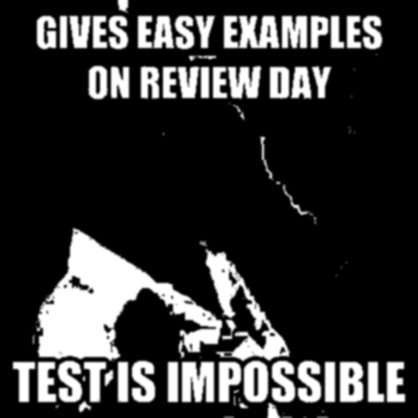
#> input picture test/memeReader/examples/test_impossible_418-418.jpeg, 418 x 418 px
$ python bounding-boxes-example.py   (older library calls are emulated)
#> lines starting #> are read from the running program, lines starting #| are printed output that depends on the picture; after the words box and inside, x2 and y2 are one past the last pixel; in counts of white or black regions, pixels touching at a corner belong together
import cv2

# [4 lines of commented-out code are left out]
im = cv2.imread('test_impossible_418-418.jpeg', 0)
#> im is the input picture: shape (418, 418); min 0, max 255, mean 51.2

#gray=cv2.cvtColor(im,cv2.COLOR_BGR2GRAY)
#im2, contours,hierarchy = cv2.findContours(gray,cv2.RETR_LIST,cv2.CHAIN_APPROX_SIMPLE)

ret,thresh = cv2.threshold(im,127,255,0)
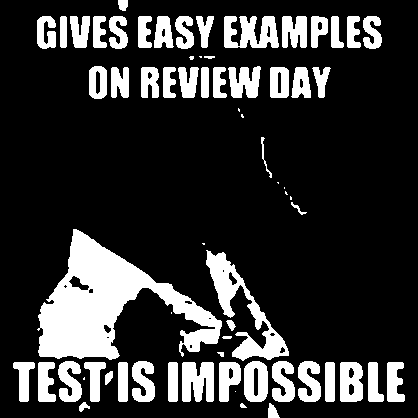
#> thresh: shape (418, 418); 19.9% white; 67 white regions (12 under 20 px)
im,contours,hierarchy = cv2.findContours(thresh, 1, 2)
#> contours = 90 contours, 22 with area under 20; largest, box (x1, y1, x2, y2) and area: (37, 229, 222, 360) 10081, (206, 250, 289, 361) 2470, (224, 16, 279, 48) 1118, (182, 362, 214, 402) 968, (244, 361, 268, 402) 839

im = cv2.cvtColor(im, cv2.COLOR_GRAY2BGR)
#> im: shape (418, 418, 3); 19.9% white; 67 white regions (12 under 20 px), largest, box (x1, y1, x2, y2) and area: (37, 229, 222, 360) 10220, (206, 250, 289, 361) 2609, (224, 16, 279, 48) 1247

idx =0
for cnt in contours:
    idx += 1
    x,y,w,h = cv2.boundingRect(cnt)
    roi=im[y:y+h,x:x+w]
    cv2.imwrite('./dummy/' + str(idx) + '.jpg', roi)
    cv2.rectangle(im,(x,y),(x+w,y+h),(0,200,0),2)
#> this loop made 90 passes
#> (x, y, w, h) on passes 1, 2, 3, 5, 7, 8, 9, 10, 11, 12, 13, 14: (268, 403, 12, 15), (240, 403, 7, 5), (79, 402, 11, 10), (348, 383, 7, 13), (105, 371, 8, 14), (348, 367, 7, 12), (253, 367, 6, 30), (228, 367, 6, 13), (387, 362, 18, 40), (368, 362, 16, 40), (340, 362, 23, 40), (325, 362, 10, 40)
#> (cnt, x, y, w, h) on passes 6, 39, 44, 47, 50, 53: ([[84, 377], [83, 378], [83, 379], [84, 379]], 83, 377, 2, 3), ([[65, 284], [67, 286], [65, 288], [63, 286]], 63, 284, 5, 5), ([[202, 243], [203, 244], [204, 244], [204, 243]], 202, 243, 3, 2), ([[290, 196], [290, 199], [291, 199], [291, 197]], 290, 196, 2, 4), ([[277, 182], [278, 183], [278, 182]], 277, 182, 2, 2), ([[238, 108], [238, 110], [239, 111], [239, 109]], 238, 108, 2, 4)
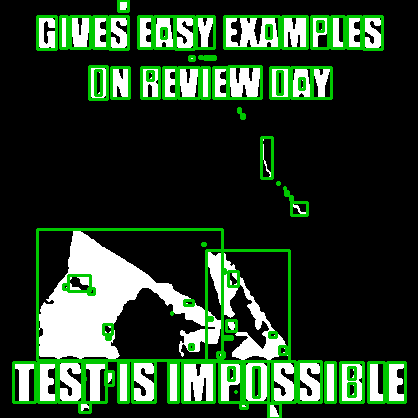
#> im: shape (418, 418, 3); mean B, G, R 40.8, 63.1, 40.8
#> after the loop, idx = 90
cv2.imshow('im',im)
cv2.waitKey(0)

$ run again, with test/memeReader/examples/matrix-300x269.jpg copied over test/memeReader/examples/test_impossible_418-418.jpeg
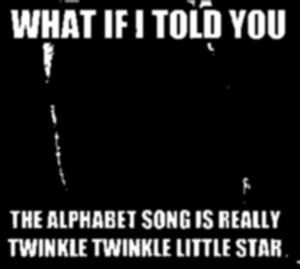
#> input picture test/memeReader/examples/matrix-300x269.jpg, 300 x 269 px
#> im is the input picture: shape (269, 300); min 0, max 255, mean 32.8
#> `ret,thresh = cv2.threshold(im,127,255,0)`:
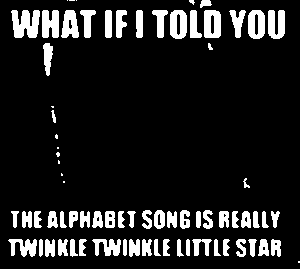
#> thresh: shape (269, 300); 12.6% white; 75 white regions (12 under 20 px)
#> contours = 90 contours, 24 with area under 20; largest, box (x1, y1, x2, y2) and area: (11, 10, 40, 38) 514, (204, 10, 221, 38) 422, (170, 10, 187, 39) 412, (248, 10, 265, 39) 410, (42, 10, 59, 38) 348
#> the loop `for cnt in contours:` made 90 passes
#> (x, y, w, h) on passes 2 to 9: (262, 246, 4, 5), (274, 242, 4, 4), (271, 239, 10, 18), (258, 239, 11, 17), (248, 239, 9, 18), (236, 239, 10, 18), (223, 239, 7, 17), (214, 239, 7, 17)
#> after the loop `for cnt in contours:`:
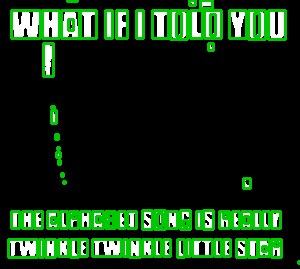
#> im: shape (269, 300, 3); mean B, G, R 18.5, 48, 18.5
#> after the loop `for cnt in contours:`: idx = 90

$ run again, with test/memeReader/examples/pet-rock-meme_430-512.jpeg copied over test/memeReader/examples/test_impossible_418-418.jpeg
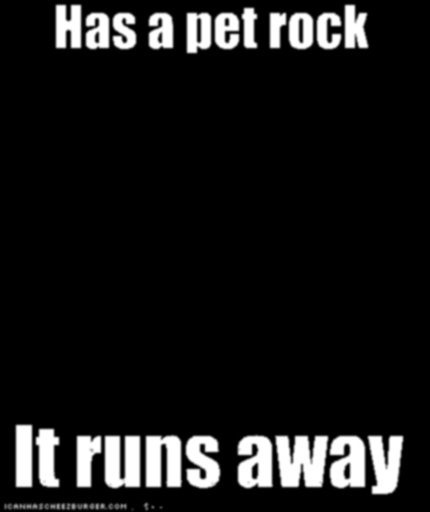
#> input picture test/memeReader/examples/pet-rock-meme_430-512.jpeg, 430 x 512 px
#> im is the input picture: shape (512, 430); min 0, max 255, mean 24.2
#> `ret,thresh = cv2.threshold(im,127,255,0)`:
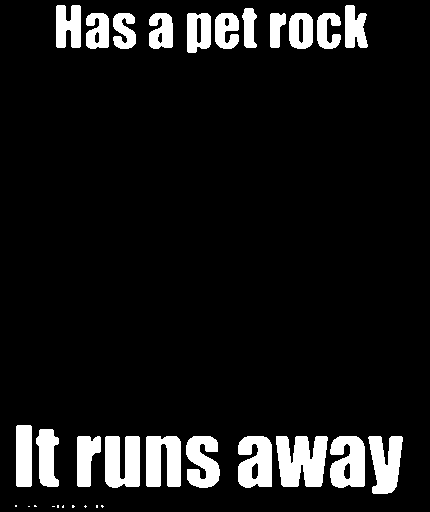
#> thresh: shape (512, 430); 9.4% white; 31 white regions (10 under 20 px)
#> contours = 38 contours, 10 with area under 20; largest, box (x1, y1, x2, y2) and area: (276, 436, 328, 487) 1903, (330, 436, 365, 488) 1437, (105, 436, 140, 488) 1429, (238, 436, 272, 488) 1414, (146, 436, 181, 487) 1385
#> the loop `for cnt in contours:` made 38 passes
#> (x, y, w, h) on passes 3, 6, 11, 12, 13, 14, 15, 16: (101, 505, 3, 3), (72, 505, 3, 3), (343, 462, 8, 18), (251, 462, 8, 18), (368, 436, 35, 58), (330, 436, 35, 52), (276, 436, 52, 51), (238, 436, 34, 52)
#> after the loop `for cnt in contours:`:
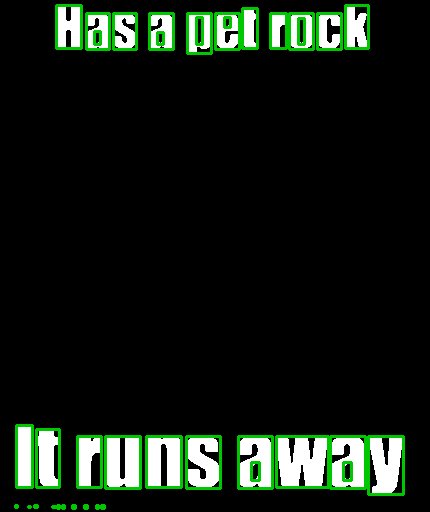
#> im: shape (512, 430, 3); mean B, G, R 19.9, 29.2, 19.9
#> after the loop `for cnt in contours:`: idx = 38
